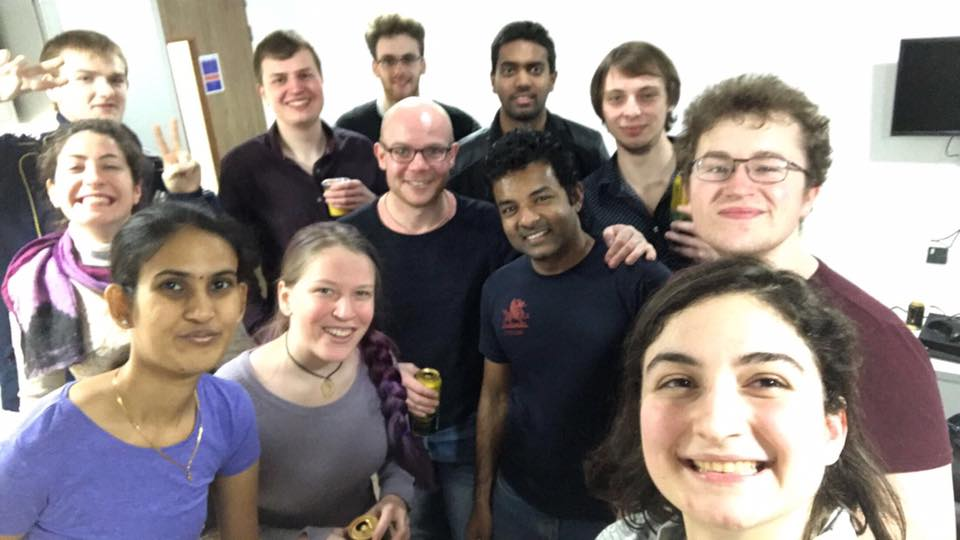
#> input picture Python/TestGroup.jpg, 960 x 540 px, given in place of the camera
$ python FaceAdd.py   (Python 2 division)
#> lines starting #> are read from the running program, lines starting #| are printed output that depends on the picture; after the words box and inside, x2 and y2 are one past the last pixel; in counts of white or black regions, pixels touching at a corner belong together
### Python/NameFind.py
#     ----------- FUNCTION TO READ THE FILE AND ADD THE NAMES AND IDs IN TO TUPLES

import cv2
import math

face = cv2.CascadeClassifier('Haar/haarcascade_frontalcatface.xml')
glass_cas = cv2.CascadeClassifier('Haar/haarcascade_eye_tree_eyeglasses.xml')

WHITE = [255, 255, 255]

def FileRead():
    Info = open("Names.txt", "r")                       # Open th text file in readmode
#> (reads Python/Names.txt from the repository)
    NAME = []                                           # The tuple to store Names
    while (True):                                       # Read all the lines in the file and store them in two tuples
        Line = Info.readline()
        if Line == '':
            break
        NAME.append (Line.split(",")[1].rstrip())

    return NAME                                     # Return the two tuples

Names = FileRead()                                 # Run the above Function to get the ID and Names Tuple

#     ------------------- FUNCTION TO FIND THE NAME  -----------------------------------------------------------


# [98 lines left out: functions ID2Name, AddName, DispID, draw_box, DispID2, DispID3, not called in this run]


def DrawBox(Image, x, y, w, h):
    cv2.rectangle(Image, (x, y), (x + w, y + h), (255, 255, 255), 1)     # Draw a rectangle arround the face

# ----------------------------- THIS FUNCTION TAKES IN SPEC CASCADE, FACE CASCADE AND AN IMAGE
# ------------------------- IT RETURNS A CROPPED FACE AND IF POSSIBLE STRAIGHTENS THE TILT OF THE HEAD


# [25 lines left out: function DetectEyes, not called in this run]

### Python/FaceAdd.py
import cv2                  #   Importing the opencv
import numpy as np          #   Import Numarical Python
import NameFind


face_cascade = cv2.CascadeClassifier('haarcascade_frontalcatface.xml')

cap1 = cv2.VideoCapture(0)
cap2 = cv2.VideoCapture(1)


while True:
    ret, img1 = cap1.read()
#> img1 is the input picture: shape (540, 960, 3); mean B, G, R 133.7, 136.9, 146.7
    ret, img2 = cap2.read()
    gray1 = cv2.cvtColor(img1, cv2.COLOR_BGR2GRAY)
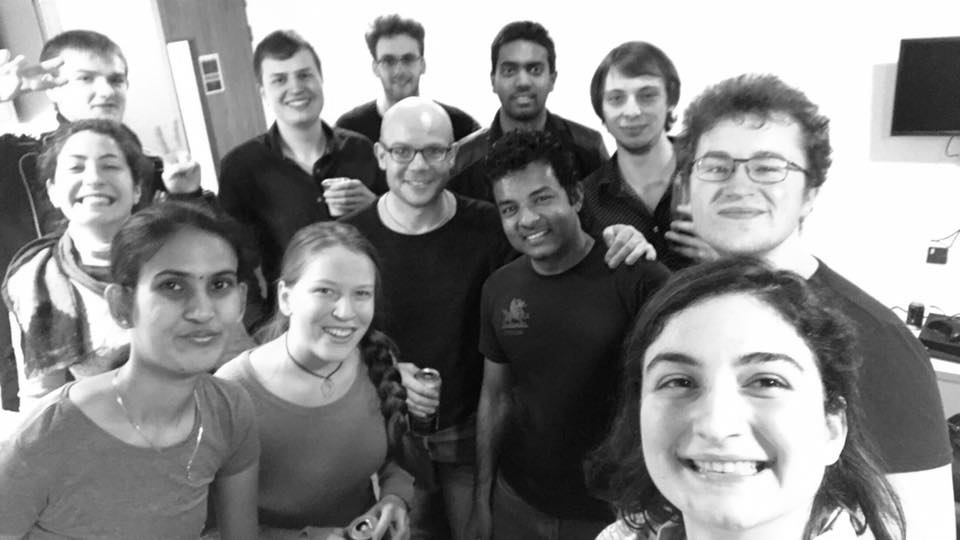
#> gray1: shape (540, 960); min 1, max 255, mean 139.5
    gray2 = cv2.cvtColor(img2, cv2.COLOR_BGR2GRAY)

    face1 = face_cascade.detectMultiScale(gray1, 1.3, 5)
#> face1 = [[371, 39, 56, 56], [487, 42, 71, 71], [258, 52, 68, 68], [591, 65, 84, 84], [64, 48, 78, 78], [54, 132, 84, 84], [294, 254, 98, 98], [683, 120, 121, 121], [134, 234, 129, 129], [614, 295, 222, 222]]
    face2 = face_cascade.detectMultiScale(gray2, 1.3, 5)
#> face2 has the same summary as face1

    for (x1, y1, w1, h1) in face1:
        roi_gray1 = cv2.resize((gray1[y1: y1+h1, x1: x1+w1]), (110, 110))


        cv2.imshow("CAM1", roi_gray1)
#> this loop made 10 passes
#> pass 1, `roi_gray1 = cv2.resize((gray1[y1: y1+h1, x1: x1+w1]), (110, 110))`:
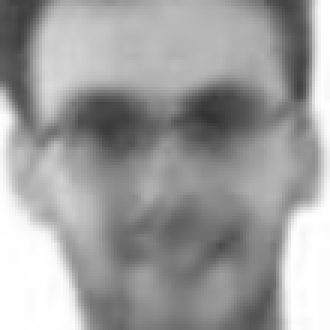
#> roi_gray1: shape (110, 110) (shown 3 times larger); min 50, max 255, mean 159.2
#> pass 3, `roi_gray1 = cv2.resize((gray1[y1: y1+h1, x1: x1+w1]), (110, 110))`:
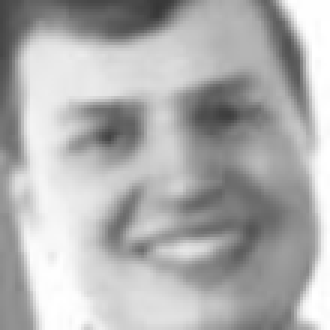
#> roi_gray1: shape (110, 110) (shown 3 times larger); min 54, max 255, mean 175.5

    for (x2, y2, w2, h2) in face2:
        roi_gray2 = cv2.resize((gray2[y2: y2+h2, x2: x2+w2]), (110, 110))


        cv2.imshow("CAM2", roi_gray2)
#> this loop made 10 passes


    if (('roi_gray1')in locals() and ('roi_gray2')in locals()):
        print "True"
        newArr = np.add(roi_gray1, roi_gray2)
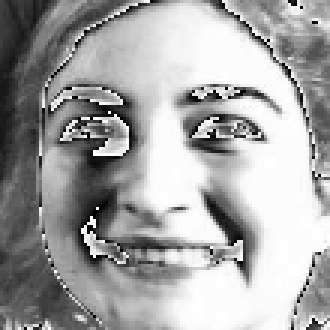
#> newArr: shape (110, 110) (shown 3 times larger); min 0, max 254, mean 164.4
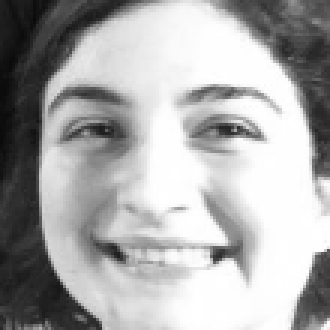
#> roi_gray1: shape (110, 110) (shown 3 times larger); min 9, max 255, mean 170.4
        newArr = newArr/2.0
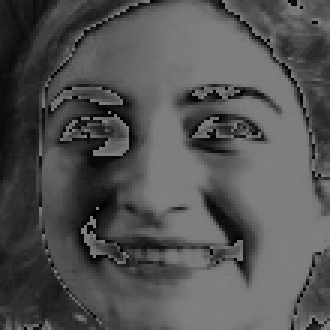
#> newArr: shape (110, 110) float64 (shown 3 times larger); min 0, max 127, mean 82.2
        cv2.imshow("BOTH", newArr)
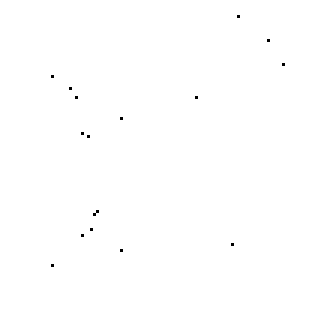
#> window 'BOTH': shape (110, 110) (shown 3 times larger); 99.9% white; black in thin lines or dots, all inside (x1, y1, x2, y2) = (17, 5, 95, 89)

    if cv2.waitKey(1) & 0xFF == ord('q'):
#> (key q is pressed here)
        break

cap1.release()
cap2.release()
cv2.destroyAllWindows()
